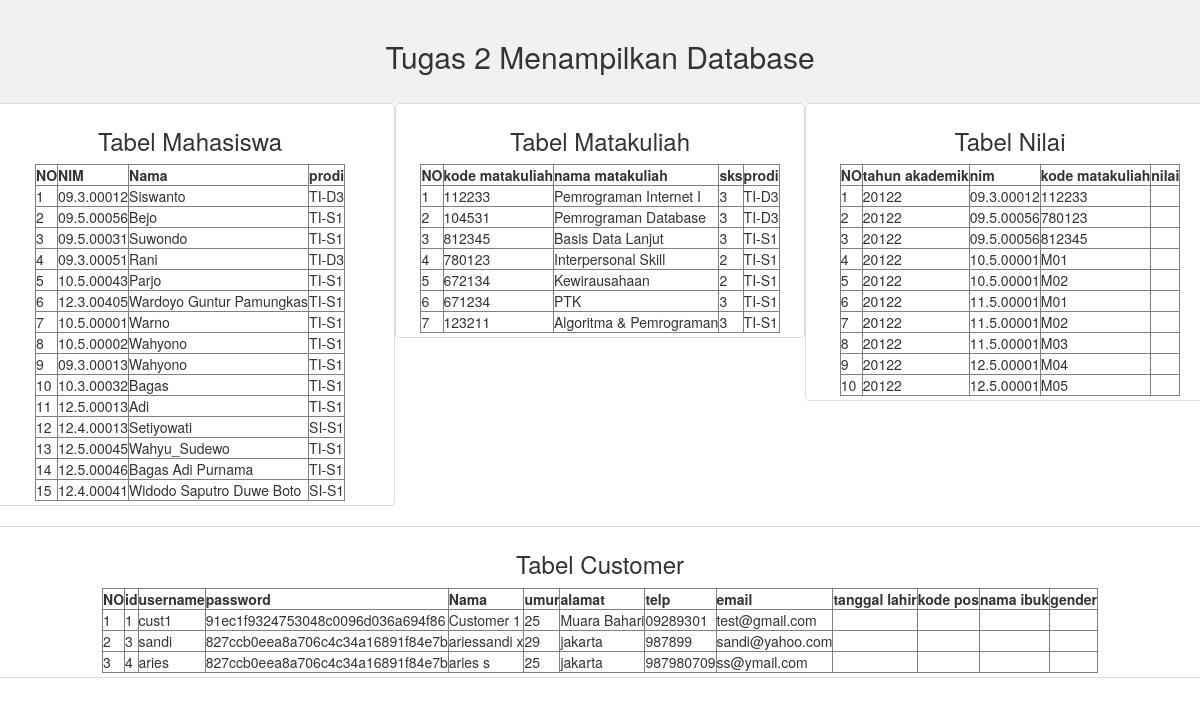
The page / on the database its author committed.
### tables this page shows
CREATE TABLE `mahasiswa` (
  `nim` char(10) NOT NULL,
  `nama` varchar(35) NOT NULL,
  `prodi` char(5) NOT NULL
);

CREATE TABLE `matakuliah` (
  `kdmk` char(6) NOT NULL,
  `nmmk` varchar(35) NOT NULL,
  `sks` int(11) NOT NULL,
  `prodi` char(5) NOT NULL
);

CREATE TABLE `nilai` (
  `thakd` char(5) NOT NULL,
  `nim` char(10) NOT NULL,
  `kdmk` char(6) NOT NULL,
  `nilai` int(11) DEFAULT NULL
);

CREATE TABLE `customer` (
  `id_customer` int(5) NOT NULL,
  `username` varchar(50) NOT NULL,
  `password` varchar(255) NOT NULL,
  `nama` varchar(255) NOT NULL,
  `umur` int(3) NOT NULL,
  `alamat` text NOT NULL,
  `telp` varchar(15) NOT NULL,
  `email` varchar(50) NOT NULL,
  `tgl_lahir` varchar(15) NOT NULL,
  `kode_pos` varchar(10) NOT NULL,
  `nama_ibu_k` varchar(50) NOT NULL,
  `gender` varchar(15) NOT NULL
);

### index.php (the view, shortened to what this page needs)
<!DOCTYPE html>
<html>
<head>
<link rel="stylesheet" type="text/css" href="tugas2.css"/>
<link rel="stylesheet" href="https://maxcdn.bootstrapcdn.com/bootstrap/3.3.7/css/bootstrap.min.css">
</head>
<body>
<center>
<div class="header">
	<h2> Tugas 2 Menampilkan Database </h2>
</div>
<div class="row text-center">
  <div class="col-sm-4  thumbnail">
    <center>
	<table border="1">
		<tr>
			<th>NO</th>
			<th>NIM</th>
			<th>Nama</th>
			<th>prodi</th>
		</tr>
		<h3>Tabel Mahasiswa</h3>
	<?php
	  include 'koneksi.php';
	  $no = 1;
	  $data = mysqli_query($koneksi,"select * from mahasiswa");
	  while($d = mysqli_fetch_array($data)){
	?>
		<tr>
			<td><?php echo $no++; ?></td>
			<td><?php echo $d['nim']; ?></td>
			<td><?php echo $d['nama']; ?></td>
			<td><?php echo $d['prodi']; ?></td>
		</tr>
	<?php
		}
	?>
	</table>
	</center>
  </div>
  <div class="col-sm-4 thumbnail">
    <center>
	<table border="1">
		<tr>
			<th>NO</th>
			<th>kode matakuliah</th>
			<th>nama matakuliah</th>
			<th>sks</th>
			<th>prodi</th>
		</tr>
		<h3>Tabel Matakuliah</h3>
	<?php
		include 'koneksi.php';
		$no = 1;
		$data = mysqli_query($koneksi,"select * from matakuliah");
		while($d = mysqli_fetch_array($data)){
	?>
		<tr>
			<td><?php echo $no++; ?></td>
			<td><?php echo $d['kdmk']; ?></td>
			<td><?php echo $d['nmmk']; ?></td>
			<td><?php echo $d['sks']; ?></td>
			<td><?php echo $d['prodi']; ?></td>
		</tr>
	<?php
		}
	?>
	</table>
	</center>
  </div>
  <div class="col-sm-4 thumbnail">
    <center>
	<table border="1">
		<tr>
			<th>NO</th>
			<th>tahun akademik</th>
			<th>nim</th>
			<th>kode matakuliah</th>
			<th>nilai</th>
		</tr>
		<h3>Tabel Nilai</h3>
	<?php
		include 'koneksi.php';
		$no = 1;
		$data = mysqli_query($koneksi,"select * from nilai");
		while($d = mysqli_fetch_array($data)){
	?>
		<tr>
			<td><?php echo $no++; ?></td>
			<td><?php echo $d['thakd']; ?></td>
			<td><?php echo $d['nim']; ?></td>
			<td><?php echo $d['kdmk']; ?></td>
			<td><?php echo $d['nilai']; ?></td>
		</tr>
	<?php
		}
	?>
	</table>
	</center>
  </div>
 </div>
<div class="row text-center">
  <div class="col-sm-12 thumbnail">
    <center>
	<table border="1">
		<tr>
			<th>NO</th>
			<th>id</th>
			<th>username</th>
			<th>password</th>
			<th>Nama</th>
			<th>umur</th>
			<th>alamat</th>
			<th>telp</th>
			<th>email</th>
			<th>tanggal lahir</th>
			<th>kode pos</th>
			<th>nama ibuk</th>
			<th>gender</th>
		</tr>
		<h3>Tabel Customer</h3>
	<?php
		include 'koneksi.php';
		$no = 1;
		$data = mysqli_query($koneksi,"select * from customer");
		while($d = mysqli_fetch_array($data)){
	?>
		<tr>
			<td><?php echo $no++; ?></td>
			<td><?php echo $d['id_customer']; ?></td>
			<td><?php echo $d['username']; ?></td>
			<td><?php echo $d['password']; ?></td>
			<td><?php echo $d['nama']; ?></td>
			<td><?php echo $d['umur']; ?></td>
			<td><?php echo $d['alamat']; ?></td>
			<td><?php echo $d['telp']; ?></td>
			<td><?php echo $d['email']; ?></td>
			<td><?php echo $d['tgl_lahir']; ?></td>
			<td><?php echo $d['kode_pos']; ?></td>
			<td><?php echo $d['nama_ibu_k']; ?></td>
			<td><?php echo $d['gender']; ?></td>
		</tr>
	<?php
		}
	?>
	</table>
	</center>
  </div>
 </div>
</body>
</html>

### tugas2.css (style rules this page uses)
body { margin: 0; }
.header { background-color: #f1f1f1; padding: 20px; text-align: center; }

### rows shown on the page
mahasiswa: nim "09.3.00012", nama "Siswanto", prodi "TI-D3"
mahasiswa: nim "09.5.00056", nama "Bejo", prodi "TI-S1"
mahasiswa: nim "09.5.00031", nama "Suwondo", prodi "TI-S1"
mahasiswa: nim "09.3.00051", nama "Rani", prodi "TI-D3"
mahasiswa: nim "10.5.00043", nama "Parjo", prodi "TI-S1"
mahasiswa: nim "12.3.00405", nama "Wardoyo Guntur Pamungkas", prodi "TI-S1"
mahasiswa: nim "10.5.00001", nama "Warno", prodi "TI-S1"
mahasiswa: nim "10.5.00002", nama "Wahyono", prodi "TI-S1"
mahasiswa: nim "09.3.00013", nama "Wahyono", prodi "TI-S1"
mahasiswa: nim "10.3.00032", nama "Bagas", prodi "TI-S1"
mahasiswa: nim "12.5.00013", nama "Adi", prodi "TI-S1"
mahasiswa: nim "12.4.00013", nama "Setiyowati", prodi "SI-S1"
mahasiswa: nim "12.5.00045", nama "Wahyu_Sudewo", prodi "TI-S1"
mahasiswa: nim "12.5.00046", nama "Bagas Adi Purnama", prodi "TI-S1"
mahasiswa: nim "12.4.00041", nama "Widodo Saputro Duwe Boto", prodi "SI-S1"
matakuliah: kdmk "112233", nmmk "Pemrograman Internet I", sks "3", prodi "TI-D3"
matakuliah: kdmk "104531", nmmk "Pemrograman Database", sks "3", prodi "TI-D3"
matakuliah: kdmk "812345", nmmk "Basis Data Lanjut", sks "3", prodi "TI-S1"
matakuliah: kdmk "780123", nmmk "Interpersonal Skill", sks "2", prodi "TI-S1"
matakuliah: kdmk "672134", nmmk "Kewirausahaan", sks "2", prodi "TI-S1"
matakuliah: kdmk "671234", nmmk "PTK", sks "3", prodi "TI-S1"
matakuliah: kdmk "123211", nmmk "Algoritma & Pemrograman", sks "3", prodi "TI-S1"
nilai: thakd "20122", nim "09.3.00012", kdmk "112233"
nilai: thakd "20122", nim "09.5.00056", kdmk "780123"
nilai: thakd "20122", nim "09.5.00056", kdmk "812345"
nilai: thakd "20122", nim "10.5.00001", kdmk "M01"
nilai: thakd "20122", nim "10.5.00001", kdmk "M02"
nilai: thakd "20122", nim "11.5.00001", kdmk "M01"
nilai: thakd "20122", nim "11.5.00001", kdmk "M02"
nilai: thakd "20122", nim "11.5.00001", kdmk "M03"
nilai: thakd "20122", nim "12.5.00001", kdmk "M04"
nilai: thakd "20122", nim "12.5.00001", kdmk "M05"
customer: id_customer "1", username "cust1", password "91ec1f9324753048c0096d036a694f86", nama "Customer 1", umur "25", alamat "Muara Bahari", telp "09289301", email "test@gmail.com"
customer: id_customer "3", username "sandi", password "827ccb0eea8a706c4c34a16891f84e7b", nama "ariessandi x", umur "29", alamat "jakarta", telp "987899", email "sandi@yahoo.com"
customer: id_customer "4", username "aries", password "827ccb0eea8a706c4c34a16891f84e7b", nama "aries s", umur "25", alamat "jakarta", telp "987980709", email "ss@ymail.com"
